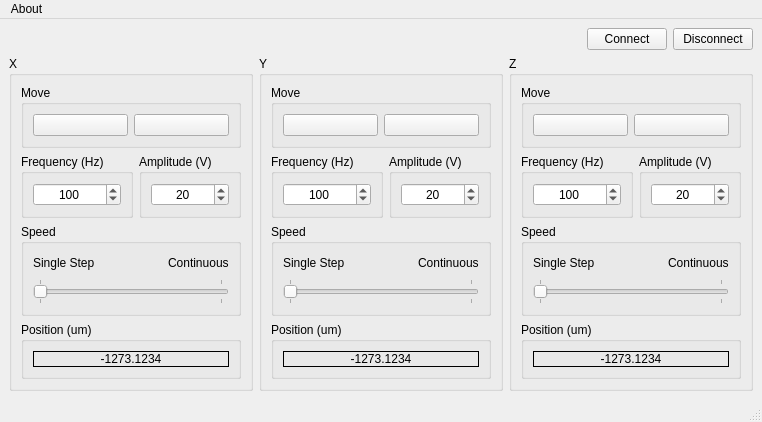
<?xml version="1.0" encoding="UTF-8"?>
<ui version="4.0">
 <class>Drummer_ANC350</class>
 <widget class="QMainWindow" name="Drummer_ANC350">
  <property name="windowModality">
   <enum>Qt::NonModal</enum>
  </property>
  <property name="geometry">
   <rect>
    <x>0</x>
    <y>0</y>
    <width>659</width>
    <height>402</height>
   </rect>
  </property>
  <property name="windowTitle">
   <string>Drummer - ANC350</string>
  </property>
  <property name="windowIcon">
   <iconset>
    <normaloff>icons8-drumstick-65.png</normaloff>icons8-drumstick-65.png</iconset>
  </property>
  <property name="locale">
   <locale language="English" country="UnitedStates"/>
  </property>
  <widget class="QWidget" name="centralwidget">
   <layout class="QGridLayout" name="gridLayout_20">
    <item row="1" column="0">
     <layout class="QHBoxLayout" name="horizontalLayout_8">
      <item>
       <widget class="QGroupBox" name="groupBox_X">
        <property name="title">
         <string>X</string>
        </property>
        <property name="flat">
         <bool>false</bool>
        </property>
        <layout class="QGridLayout" name="gridLayout_6">
         <item row="0" column="0">
          <layout class="QVBoxLayout" name="verticalLayout">
           <item>
            <widget class="QGroupBox" name="groupBox_3">
             <property name="title">
              <string>Move</string>
             </property>
             <layout class="QGridLayout" name="gridLayout_2">
              <item row="0" column="0">
               <widget class="QPushButton" name="b_minus_x">
                <property name="text">
                 <string/>
                </property>
                <property name="icon">
                 <iconset>
                  <normaloff>minus.png</normaloff>minus.png</iconset>
                </property>
               </widget>
              </item>
              <item row="0" column="1">
               <widget class="QPushButton" name="b_plus_x">
                <property name="text">
                 <string/>
                </property>
                <property name="icon">
                 <iconset>
                  <normaloff>plus.png</normaloff>plus.png</iconset>
                </property>
               </widget>
              </item>
             </layout>
            </widget>
           </item>
           <item>
            <layout class="QHBoxLayout" name="horizontalLayout_3">
             <item>
              <widget class="QGroupBox" name="groupBox_4">
               <property name="title">
                <string>Frequency (Hz)</string>
               </property>
               <layout class="QGridLayout" name="gridLayout_3">
                <item row="0" column="0">
                 <widget class="QDoubleSpinBox" name="sb_freq_x">
                  <property name="wrapping">
                   <bool>false</bool>
                  </property>
                  <property name="frame">
                   <bool>true</bool>
                  </property>
                  <property name="alignment">
                   <set>Qt::AlignCenter</set>
                  </property>
                  <property name="buttonSymbols">
                   <enum>QAbstractSpinBox::UpDownArrows</enum>
                  </property>
                  <property name="showGroupSeparator" stdset="0">
                   <bool>false</bool>
                  </property>
                  <property name="decimals">
                   <number>0</number>
                  </property>
                  <property name="minimum">
                   <double>1.000000000000000</double>
                  </property>
                  <property name="maximum">
                   <double>2000.000000000000000</double>
                  </property>
                  <property name="singleStep">
                   <double>10.000000000000000</double>
                  </property>
                  <property name="stepType">
                   <enum>QAbstractSpinBox::AdaptiveDecimalStepType</enum>
                  </property>
                  <property name="value">
                   <double>100.000000000000000</double>
                  </property>
                 </widget>
                </item>
               </layout>
              </widget>
             </item>
             <item>
              <widget class="QGroupBox" name="groupBox_5">
               <property name="title">
                <string>Amplitude (V)</string>
               </property>
               <layout class="QGridLayout" name="gridLayout_4">
                <item row="0" column="0">
                 <widget class="QDoubleSpinBox" name="sb_amp_x">
                  <property name="wrapping">
                   <bool>false</bool>
                  </property>
                  <property name="frame">
                   <bool>true</bool>
                  </property>
                  <property name="alignment">
                   <set>Qt::AlignCenter</set>
                  </property>
                  <property name="buttonSymbols">
                   <enum>QAbstractSpinBox::UpDownArrows</enum>
                  </property>
                  <property name="showGroupSeparator" stdset="0">
                   <bool>false</bool>
                  </property>
                  <property name="decimals">
                   <number>0</number>
                  </property>
                  <property name="maximum">
                   <double>70.000000000000000</double>
                  </property>
                  <property name="singleStep">
                   <double>1.000000000000000</double>
                  </property>
                  <property name="stepType">
                   <enum>QAbstractSpinBox::AdaptiveDecimalStepType</enum>
                  </property>
                  <property name="value">
                   <double>20.000000000000000</double>
                  </property>
                 </widget>
                </item>
               </layout>
              </widget>
             </item>
            </layout>
           </item>
           <item>
            <widget class="QGroupBox" name="groupBox_6">
             <property name="title">
              <string>Speed</string>
             </property>
             <layout class="QGridLayout" name="gridLayout">
              <item row="0" column="0">
               <layout class="QVBoxLayout" name="verticalLayout_2">
                <item>
                 <layout class="QHBoxLayout" name="horizontalLayout_2">
                  <item>
                   <widget class="QLabel" name="label_5">
                    <property name="text">
                     <string>Single Step</string>
                    </property>
                   </widget>
                  </item>
                  <item>
                   <spacer name="horizontalSpacer">
                    <property name="orientation">
                     <enum>Qt::Horizontal</enum>
                    </property>
                    <property name="sizeHint" stdset="0">
                     <size>
                      <width>40</width>
                      <height>20</height>
                     </size>
                    </property>
                   </spacer>
                  </item>
                  <item>
                   <widget class="QLabel" name="label_6">
                    <property name="text">
                     <string>Continuous</string>
                    </property>
                   </widget>
                  </item>
                 </layout>
                </item>
                <item>
                 <widget class="QSlider" name="slider_x">
                  <property name="maximum">
                   <number>1</number>
                  </property>
                  <property name="sliderPosition">
                   <number>0</number>
                  </property>
                  <property name="orientation">
                   <enum>Qt::Horizontal</enum>
                  </property>
                  <property name="invertedAppearance">
                   <bool>false</bool>
                  </property>
                  <property name="invertedControls">
                   <bool>true</bool>
                  </property>
                  <property name="tickPosition">
                   <enum>QSlider::TicksBothSides</enum>
                  </property>
                  <property name="tickInterval">
                   <number>1</number>
                  </property>
                 </widget>
                </item>
               </layout>
              </item>
             </layout>
            </widget>
           </item>
           <item>
            <widget class="QGroupBox" name="groupBox_7">
             <property name="title">
              <string>Position (um)</string>
             </property>
             <layout class="QGridLayout" name="gridLayout_5">
              <item row="0" column="0">
               <widget class="QLabel" name="l_pos_x">
                <property name="frameShape">
                 <enum>QFrame::Box</enum>
                </property>
                <property name="text">
                 <string>-1273.1234</string>
                </property>
                <property name="scaledContents">
                 <bool>true</bool>
                </property>
                <property name="alignment">
                 <set>Qt::AlignCenter</set>
                </property>
               </widget>
              </item>
             </layout>
            </widget>
           </item>
          </layout>
         </item>
        </layout>
       </widget>
      </item>
      <item>
       <widget class="QGroupBox" name="groupBox_Y">
        <property name="title">
         <string>Y</string>
        </property>
        <property name="flat">
         <bool>false</bool>
        </property>
        <layout class="QGridLayout" name="gridLayout_8">
         <item row="0" column="0">
          <layout class="QVBoxLayout" name="verticalLayout_3">
           <item>
            <widget class="QGroupBox" name="groupBox_9">
             <property name="title">
              <string>Move</string>
             </property>
             <layout class="QGridLayout" name="gridLayout_9">
              <item row="0" column="0">
               <widget class="QPushButton" name="b_minus_y">
                <property name="text">
                 <string/>
                </property>
                <property name="icon">
                 <iconset>
                  <normaloff>minus.png</normaloff>minus.png</iconset>
                </property>
               </widget>
              </item>
              <item row="0" column="1">
               <widget class="QPushButton" name="b_plus_y">
                <property name="text">
                 <string/>
                </property>
                <property name="icon">
                 <iconset>
                  <normaloff>plus.png</normaloff>plus.png</iconset>
                </property>
               </widget>
              </item>
             </layout>
            </widget>
           </item>
           <item>
            <layout class="QHBoxLayout" name="horizontalLayout_4">
             <item>
              <widget class="QGroupBox" name="groupBox_10">
               <property name="title">
                <string>Frequency (Hz)</string>
               </property>
               <layout class="QGridLayout" name="gridLayout_10">
                <item row="0" column="0">
                 <widget class="QDoubleSpinBox" name="sb_freq_y">
                  <property name="wrapping">
                   <bool>false</bool>
                  </property>
                  <property name="frame">
                   <bool>true</bool>
                  </property>
                  <property name="alignment">
                   <set>Qt::AlignCenter</set>
                  </property>
                  <property name="buttonSymbols">
                   <enum>QAbstractSpinBox::UpDownArrows</enum>
                  </property>
                  <property name="showGroupSeparator" stdset="0">
                   <bool>false</bool>
                  </property>
                  <property name="decimals">
                   <number>0</number>
                  </property>
                  <property name="minimum">
                   <double>1.000000000000000</double>
                  </property>
                  <property name="maximum">
                   <double>2000.000000000000000</double>
                  </property>
                  <property name="singleStep">
                   <double>10.000000000000000</double>
                  </property>
                  <property name="stepType">
                   <enum>QAbstractSpinBox::AdaptiveDecimalStepType</enum>
                  </property>
                  <property name="value">
                   <double>100.000000000000000</double>
                  </property>
                 </widget>
                </item>
               </layout>
              </widget>
             </item>
             <item>
              <widget class="QGroupBox" name="groupBox_11">
               <property name="title">
                <string>Amplitude (V)</string>
               </property>
               <layout class="QGridLayout" name="gridLayout_11">
                <item row="0" column="0">
                 <widget class="QDoubleSpinBox" name="sb_amp_y">
                  <property name="wrapping">
                   <bool>false</bool>
                  </property>
                  <property name="frame">
                   <bool>true</bool>
                  </property>
                  <property name="alignment">
                   <set>Qt::AlignCenter</set>
                  </property>
                  <property name="buttonSymbols">
                   <enum>QAbstractSpinBox::UpDownArrows</enum>
                  </property>
                  <property name="showGroupSeparator" stdset="0">
                   <bool>false</bool>
                  </property>
                  <property name="decimals">
                   <number>0</number>
                  </property>
                  <property name="maximum">
                   <double>70.000000000000000</double>
                  </property>
                  <property name="singleStep">
                   <double>1.000000000000000</double>
                  </property>
                  <property name="stepType">
                   <enum>QAbstractSpinBox::AdaptiveDecimalStepType</enum>
                  </property>
                  <property name="value">
                   <double>20.000000000000000</double>
                  </property>
                 </widget>
                </item>
               </layout>
              </widget>
             </item>
            </layout>
           </item>
           <item>
            <widget class="QGroupBox" name="groupBox_12">
             <property name="title">
              <string>Speed</string>
             </property>
             <layout class="QGridLayout" name="gridLayout_12">
              <item row="0" column="0">
               <layout class="QVBoxLayout" name="verticalLayout_4">
                <item>
                 <layout class="QHBoxLayout" name="horizontalLayout_5">
                  <item>
                   <widget class="QLabel" name="label_7">
                    <property name="text">
                     <string>Single Step</string>
                    </property>
                   </widget>
                  </item>
                  <item>
                   <spacer name="horizontalSpacer_2">
                    <property name="orientation">
                     <enum>Qt::Horizontal</enum>
                    </property>
                    <property name="sizeHint" stdset="0">
                     <size>
                      <width>40</width>
                      <height>20</height>
                     </size>
                    </property>
                   </spacer>
                  </item>
                  <item>
                   <widget class="QLabel" name="label_8">
                    <property name="text">
                     <string>Continuous</string>
                    </property>
                   </widget>
                  </item>
                 </layout>
                </item>
                <item>
                 <widget class="QSlider" name="slider_y">
                  <property name="maximum">
                   <number>1</number>
                  </property>
                  <property name="sliderPosition">
                   <number>0</number>
                  </property>
                  <property name="orientation">
                   <enum>Qt::Horizontal</enum>
                  </property>
                  <property name="invertedAppearance">
                   <bool>false</bool>
                  </property>
                  <property name="invertedControls">
                   <bool>true</bool>
                  </property>
                  <property name="tickPosition">
                   <enum>QSlider::TicksBothSides</enum>
                  </property>
                  <property name="tickInterval">
                   <number>1</number>
                  </property>
                 </widget>
                </item>
               </layout>
              </item>
             </layout>
            </widget>
           </item>
           <item>
            <widget class="QGroupBox" name="groupBox_13">
             <property name="title">
              <string>Position (um)</string>
             </property>
             <layout class="QGridLayout" name="gridLayout_13">
              <item row="0" column="0">
               <widget class="QLabel" name="l_pos_y">
                <property name="frameShape">
                 <enum>QFrame::Box</enum>
                </property>
                <property name="text">
                 <string>-1273.1234</string>
                </property>
                <property name="scaledContents">
                 <bool>true</bool>
                </property>
                <property name="alignment">
                 <set>Qt::AlignCenter</set>
                </property>
               </widget>
              </item>
             </layout>
            </widget>
           </item>
          </layout>
         </item>
        </layout>
       </widget>
      </item>
      <item>
       <widget class="QGroupBox" name="groupBox_Z">
        <property name="title">
         <string>Z</string>
        </property>
        <property name="flat">
         <bool>false</bool>
        </property>
        <layout class="QGridLayout" name="gridLayout_14">
         <item row="0" column="0">
          <layout class="QVBoxLayout" name="verticalLayout_5">
           <item>
            <widget class="QGroupBox" name="groupBox_15">
             <property name="title">
              <string>Move</string>
             </property>
             <layout class="QGridLayout" name="gridLayout_15">
              <item row="0" column="0">
               <widget class="QPushButton" name="b_minus_z">
                <property name="text">
                 <string/>
                </property>
                <property name="icon">
                 <iconset>
                  <normaloff>minus.png</normaloff>minus.png</iconset>
                </property>
               </widget>
              </item>
              <item row="0" column="1">
               <widget class="QPushButton" name="b_plus_z">
                <property name="text">
                 <string/>
                </property>
                <property name="icon">
                 <iconset>
                  <normaloff>plus.png</normaloff>plus.png</iconset>
                </property>
               </widget>
              </item>
             </layout>
            </widget>
           </item>
           <item>
            <layout class="QHBoxLayout" name="horizontalLayout_6">
             <item>
              <widget class="QGroupBox" name="groupBox_16">
               <property name="title">
                <string>Frequency (Hz)</string>
               </property>
               <layout class="QGridLayout" name="gridLayout_16">
                <item row="0" column="0">
                 <widget class="QDoubleSpinBox" name="sb_freq_z">
                  <property name="wrapping">
                   <bool>false</bool>
                  </property>
                  <property name="frame">
                   <bool>true</bool>
                  </property>
                  <property name="alignment">
                   <set>Qt::AlignCenter</set>
                  </property>
                  <property name="buttonSymbols">
                   <enum>QAbstractSpinBox::UpDownArrows</enum>
                  </property>
                  <property name="showGroupSeparator" stdset="0">
                   <bool>false</bool>
                  </property>
                  <property name="decimals">
                   <number>0</number>
                  </property>
                  <property name="minimum">
                   <double>1.000000000000000</double>
                  </property>
                  <property name="maximum">
                   <double>2000.000000000000000</double>
                  </property>
                  <property name="singleStep">
                   <double>10.000000000000000</double>
                  </property>
                  <property name="stepType">
                   <enum>QAbstractSpinBox::AdaptiveDecimalStepType</enum>
                  </property>
                  <property name="value">
                   <double>100.000000000000000</double>
                  </property>
                 </widget>
                </item>
               </layout>
              </widget>
             </item>
             <item>
              <widget class="QGroupBox" name="groupBox_17">
               <property name="title">
                <string>Amplitude (V)</string>
               </property>
               <layout class="QGridLayout" name="gridLayout_17">
                <item row="0" column="0">
                 <widget class="QDoubleSpinBox" name="sb_amp_z">
                  <property name="wrapping">
                   <bool>false</bool>
                  </property>
                  <property name="frame">
                   <bool>true</bool>
                  </property>
                  <property name="alignment">
                   <set>Qt::AlignCenter</set>
                  </property>
                  <property name="buttonSymbols">
                   <enum>QAbstractSpinBox::UpDownArrows</enum>
                  </property>
                  <property name="showGroupSeparator" stdset="0">
                   <bool>false</bool>
                  </property>
                  <property name="decimals">
                   <number>0</number>
                  </property>
                  <property name="maximum">
                   <double>70.000000000000000</double>
                  </property>
                  <property name="singleStep">
                   <double>1.000000000000000</double>
                  </property>
                  <property name="stepType">
                   <enum>QAbstractSpinBox::AdaptiveDecimalStepType</enum>
                  </property>
                  <property name="value">
                   <double>20.000000000000000</double>
                  </property>
                 </widget>
                </item>
               </layout>
              </widget>
             </item>
            </layout>
           </item>
           <item>
            <widget class="QGroupBox" name="groupBox_18">
             <property name="title">
              <string>Speed</string>
             </property>
             <layout class="QGridLayout" name="gridLayout_18">
              <item row="0" column="0">
               <layout class="QVBoxLayout" name="verticalLayout_6">
                <item>
                 <layout class="QHBoxLayout" name="horizontalLayout_7">
                  <item>
                   <widget class="QLabel" name="label_9">
                    <property name="text">
                     <string>Single Step</string>
                    </property>
                   </widget>
                  </item>
                  <item>
                   <spacer name="horizontalSpacer_3">
                    <property name="orientation">
                     <enum>Qt::Horizontal</enum>
                    </property>
                    <property name="sizeHint" stdset="0">
                     <size>
                      <width>40</width>
                      <height>20</height>
                     </size>
                    </property>
                   </spacer>
                  </item>
                  <item>
                   <widget class="QLabel" name="label_10">
                    <property name="text">
                     <string>Continuous</string>
                    </property>
                   </widget>
                  </item>
                 </layout>
                </item>
                <item>
                 <widget class="QSlider" name="slider_z">
                  <property name="maximum">
                   <number>1</number>
                  </property>
                  <property name="sliderPosition">
                   <number>0</number>
                  </property>
                  <property name="orientation">
                   <enum>Qt::Horizontal</enum>
                  </property>
                  <property name="invertedAppearance">
                   <bool>false</bool>
                  </property>
                  <property name="invertedControls">
                   <bool>true</bool>
                  </property>
                  <property name="tickPosition">
                   <enum>QSlider::TicksBothSides</enum>
                  </property>
                  <property name="tickInterval">
                   <number>1</number>
                  </property>
                 </widget>
                </item>
               </layout>
              </item>
             </layout>
            </widget>
           </item>
           <item>
            <widget class="QGroupBox" name="groupBox_19">
             <property name="title">
              <string>Position (um)</string>
             </property>
             <layout class="QGridLayout" name="gridLayout_19">
              <item row="0" column="0">
               <widget class="QLabel" name="l_pos_z">
                <property name="frameShape">
                 <enum>QFrame::Box</enum>
                </property>
                <property name="text">
                 <string>-1273.1234</string>
                </property>
                <property name="scaledContents">
                 <bool>true</bool>
                </property>
                <property name="alignment">
                 <set>Qt::AlignCenter</set>
                </property>
               </widget>
              </item>
             </layout>
            </widget>
           </item>
          </layout>
         </item>
        </layout>
       </widget>
      </item>
     </layout>
    </item>
    <item row="0" column="0">
     <layout class="QHBoxLayout" name="horizontalLayout_13">
      <item>
       <layout class="QHBoxLayout" name="horizontalLayout"/>
      </item>
      <item>
       <spacer name="horizontalSpacer_4">
        <property name="orientation">
         <enum>Qt::Horizontal</enum>
        </property>
        <property name="sizeHint" stdset="0">
         <size>
          <width>40</width>
          <height>20</height>
         </size>
        </property>
       </spacer>
      </item>
      <item>
       <widget class="QPushButton" name="b_connect">
        <property name="text">
         <string>Connect</string>
        </property>
       </widget>
      </item>
      <item>
       <layout class="QHBoxLayout" name="horizontalLayout_12">
        <item>
         <widget class="QPushButton" name="b_disconnect">
          <property name="text">
           <string>Disconnect</string>
          </property>
         </widget>
        </item>
       </layout>
      </item>
     </layout>
    </item>
   </layout>
  </widget>
  <widget class="QMenuBar" name="menubar">
   <property name="geometry">
    <rect>
     <x>0</x>
     <y>0</y>
     <width>659</width>
     <height>21</height>
    </rect>
   </property>
   <widget class="QMenu" name="menuAbout">
    <property name="title">
     <string>About</string>
    </property>
    <addaction name="actionAbout"/>
   </widget>
   <addaction name="menuAbout"/>
  </widget>
  <widget class="QStatusBar" name="statusbar"/>
  <action name="actionAbout">
   <property name="text">
    <string>About</string>
   </property>
  </action>
 </widget>
 <resources/>
 <connections/>
</ui>
